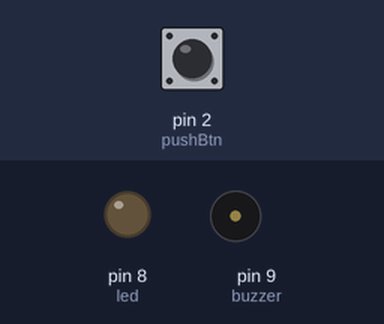
Recording of a sketch running on a simulated Arduino Uno, built with avr-gcc and run on an emulated ATmega328P. On the bench: output pins drawn as LEDs (lit = HIGH), buzzer (waves = sounding). Inputs (shaded band) come from the test bench; at power-on: pin 2 (pushBtn) LOW.

Above: at 1.2 s.
1.3 s: pin 2 (pushBtn) pulled HIGH for 0.25 s
At 1.4 s:
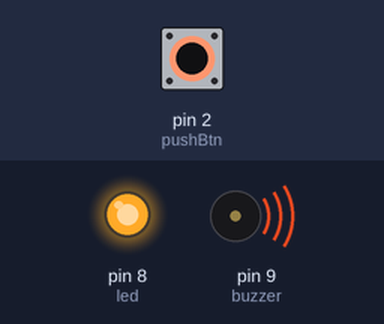
Timing chart, 0 to 4.3 s (numbered marks = the images above; inputs shaded):
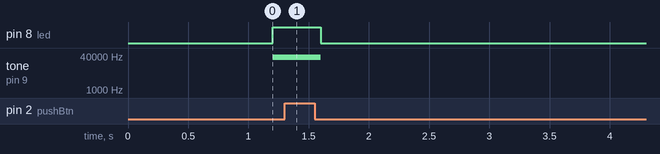

The sketch:

buzzers_exp_3.ino
```cpp
const int buzzer = 9; //buzzer to arduino pin 9
const int led = 8; //
const int pushBtn = 2; // direct to 5V


// The value will quickly become too large for an int to store
unsigned long previousMillis = 0;        // will store last time LED was updated

// constants won't change:
const long interval = 1000;           // interval at which to blink (milliseconds)

int state = LOW;

int isButtonPressed = 0;
int weFinished = 0;

void setup(){

  pinMode(pushBtn, INPUT);
  pinMode(buzzer, OUTPUT); // Set buzzer - pin 9 as an output
  pinMode(led, OUTPUT);
}

void loop(){

    isButtonPressed = digitalRead(pushBtn);
    delay(200);
    if(!weFinished && isButtonPressed){
        state = LOW;
        noTone(buzzer);     // Stop sound...
        digitalWrite(led, state);
        weFinished = 1;
    }
    else if(!weFinished){

      unsigned long currentMillis = millis();

      if (currentMillis - previousMillis >= interval) {
        // save the last time you blinked the LED
        previousMillis = currentMillis;

        // if the LED is off turn it on and vice-versa:
        if (state == LOW) {
          state = HIGH;
          tone(buzzer, 100000); // Send 1KHz sound signal...
          digitalWrite(led, state);
        }
        else {
          state = LOW;
          noTone(buzzer);     // Stop sound...
          digitalWrite(led, state);
        }
      }
    }

}
```
